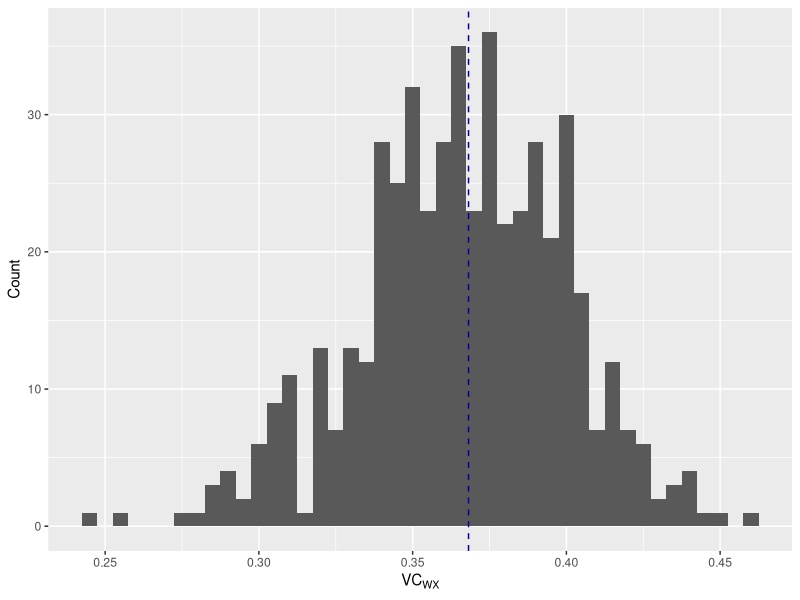

Source code (R):
# Simulate data sets and store
rm(list=ls())
library(MASS)
set.seed(125)

# Set up storage
n.sim = 500
n.substudy = 1000
datasets.substudy = array(0, c(n.substudy, 4, n.sim))
# Col1: biomarker (M). Col2 = FR (R). Col3 = FFQ (W). Col4 = TDI (X)

# Mean and sd parameters drawn from Table 3 Prentice et al 2011b
# Truth X~N(mu.x, sig.x^2)
mu.x = log(2141)
sig.x = log(14)
for(i in 1:n.sim)
{
  datasets.substudy[,4,i] = rnorm(n.substudy, mu.x, sig.x)
}


# Simulation settings:
# Considering lambda.wx = 0.8 and sig.m = alpha*sig.x for alpha = 0.5
# M, R and W are MVN_3; mu.m = 0 + lambda.mx*X; mu.r = 0 + lambda.rx*X; mu.w = mu.w + lambda.wx*X; 
# Sigma: covariance matrix of M, R and W errors. Key assumption is this is diagonal!
mu.m = 0
mu.r = 0
mu.w = log(1485)
lambda.mx = 1
lambda.rx = 0.8 #0.95, 0.8
lambda.wx = 0.5 #0.9, 0.5
lambda = matrix(c(lambda.mx, lambda.rx, lambda.wx), nrow=3)
alpha = 0.5; sig.m = alpha*sig.x           # Consider best case scenario 
sig.r = log(21)
sig.w = log(28)
rho.mr = 0
rho.mw = 0
rho.rw = 0 #0, 0.1, 0.8
Sigma = matrix(NA, 3,3)
Sigma[1,] = c(sig.m^2, sig.m*rho.mr*sig.r, sig.m*rho.mw*sig.w)
Sigma[2,] = c(sig.m*rho.mr*sig.r, sig.r^2, sig.r*rho.rw*sig.w)
Sigma[3,] = c(sig.m*rho.mw*sig.w, sig.r*rho.rw*sig.w, sig.w^2)

for(i in 1:n.sim)
{
  datasets.substudy[,1:3,i] = mvrnorm(n.substudy, c(mu.m, mu.r, mu.w), Sigma) + t(lambda%*%datasets.substudy[,4,i])
}

# True validity coefficient!
vc.true = sqrt(1/(1 + sig.w^2/(lambda.wx^2*sig.x^2)))


###### METHOD OF TRIADS APPROACH TO ASSESSING VALIDITY OF DIETARY INTAKE INSTRUMENT #############

vc.est.store = matrix(as.double(NA), nrow=n.sim, ncol=1)

for(i in 1:n.sim)
{
  # Validity coefficient = rho_MW*rho_WR/rho_MR
  # Col1: biomarker (M). Col2 = FR (R). Col3 = FFQ (W). Col4 = TDI (X)
  dat = datasets.substudy[,-4,i]
  rho_MW = cor(dat[,1], dat[,3])
  rho_WR = cor(dat[,2], dat[,3])
  rho_MR = cor(dat[,1], dat[,2])
  vc.wx = sqrt(rho_MW*rho_WR/rho_MR)
  vc.est.store[i,] = vc.wx
}


## Plot some results
library(ggplot2)
dat = data.frame(vc.est.store)
names(dat) = c("vc.est")

ggplot()+
  geom_histogram(aes(vc.est), data=dat, binwidth = 0.005)+
  labs(x=expression(VC[WX]), y="Count")+
  geom_vline(xintercept=vc.true, colour="#000099", linetype="dashed")



